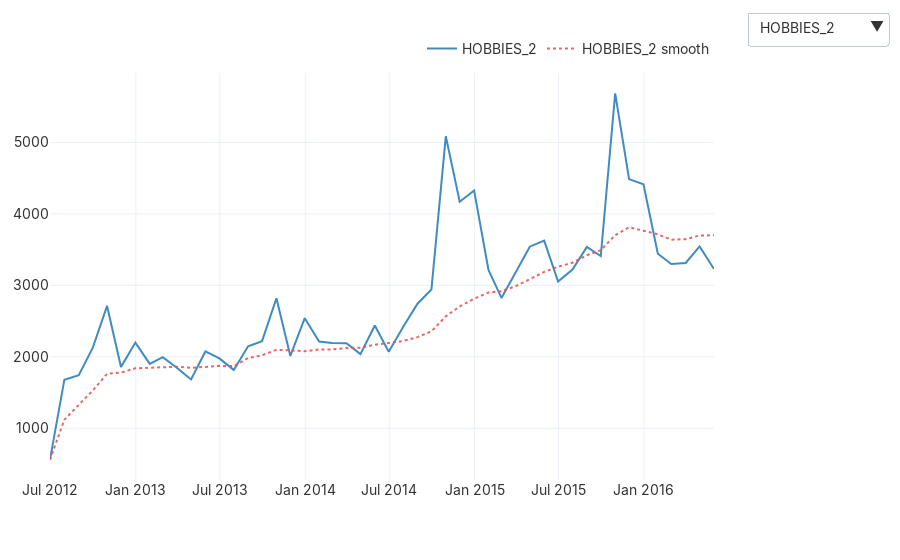

The notebook cell this image was saved under:
### Code cell
plot_timeseries(
    df=train_df,   
    id_col ="unique_id",
    date_col="date",
    value_col="sales",
    group_col="dept_id",
    freq='ME',
    ids=3,
    mode = 'dropdown',
    smooth_window=14
)
